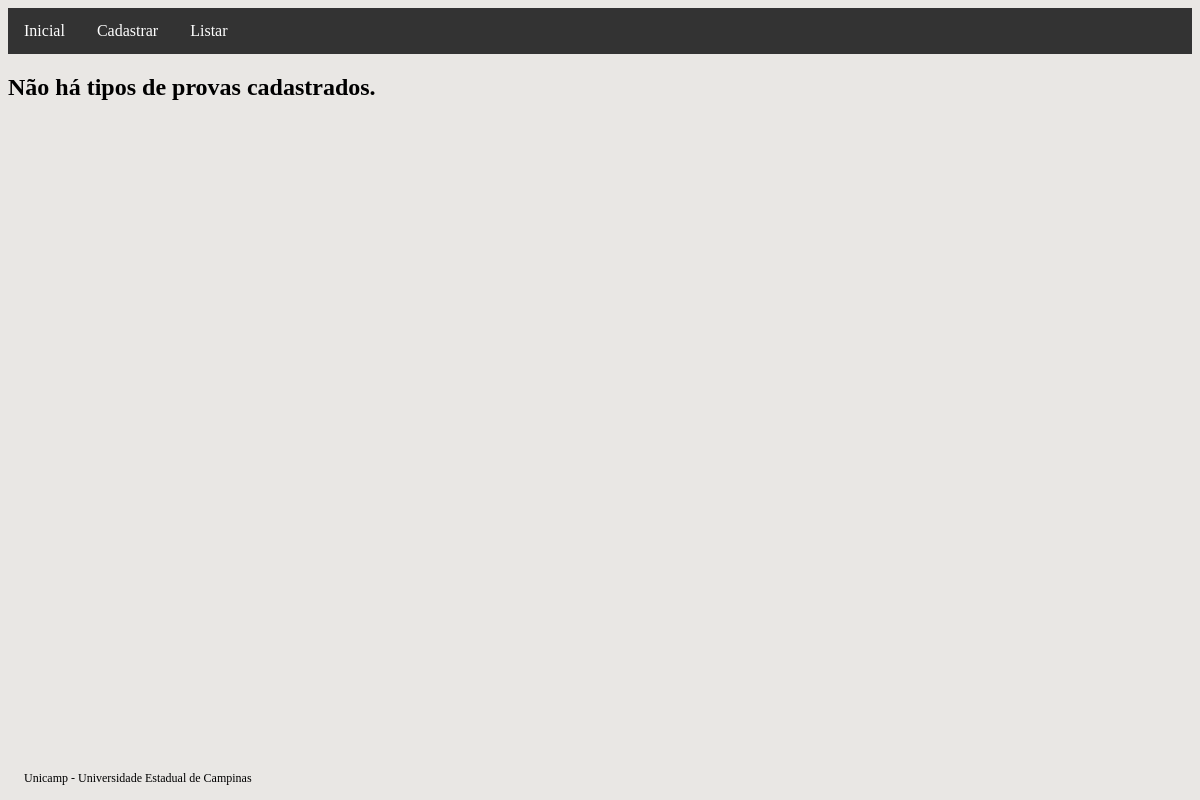
The page /tipo-list on the database as committed earlier.
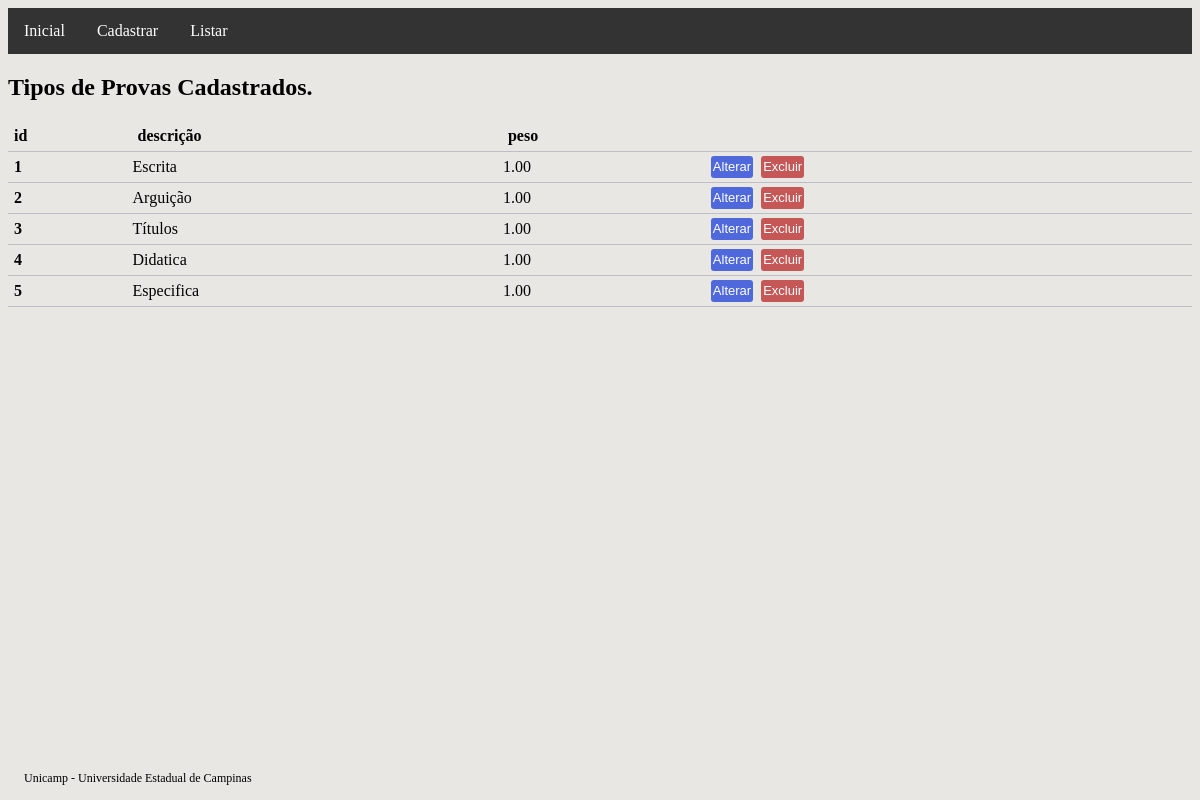
The same page on the database as committed later.
### main/models.py (models this page shows, shortened)
class Tipo(models.Model):
    peso = models.DecimalField(max_digits=5, decimal_places=2)
    descricao = models.CharField(max_length=100, db_index=True)

### main/views.py (the view)
# urls.py: path('tipo-list', CadastroTipoList.as_view(template_name='tipo_list.html'), name='tipo_list'),
class CadastroTipoList(ListView):
    model = Tipo

### main/templates/tipo_list.html (shortened to what this page needs)
{% extends "base.html" %}
{% block conteudo %}
{% if tipo_list %}
<h2>Tipos de Provas Cadastrados.</h2>
<table class="tabela">
    <thead>
        <tr>
            <th>id</th>
            <th>descrição</th>
            <th>peso</th>
        </tr>
    </thead>
    <tbody>
        {% for n in tipo_list %}
        <tr>
            <th scope="row">{{ n.pk }}</th>
            <td>{{ n.descricao }}</td>
            <td>{{ n.peso }}</td>
            <td>
                <a href="{% url 'tipo_update' pk=n.pk %}"><button class="botao_confirmar">Alterar</button></a>
                <a href="{% url 'tipo_delete' pk=n.pk %}"><button class="botao_aviso">Excluir</button></a>
            </td>
        </tr>
        {% endfor %}
    </tbody>
</table>
{% else %}
<h2>Não há tipos de provas cadastrados.</h2>
{% endif %}
{% endblock conteudo %}

Rows that differ between the two databases and show on the page:
added Tipo: pk "1", descricao "Escrita", peso "1.00"
added Tipo: pk "2", descricao "Arguição", peso "1.00"
added Tipo: pk "3", descricao "Títulos", peso "1.00"
added Tipo: pk "4", descricao "Didatica", peso "1.00"
added Tipo: pk "5", descricao "Especifica", peso "1.00"
Other text that changed with them:
text no longer shown: "Não há tipos de provas cadastrados."
text now shown: "Tipos de Provas Cadastrados. id descrição peso"
